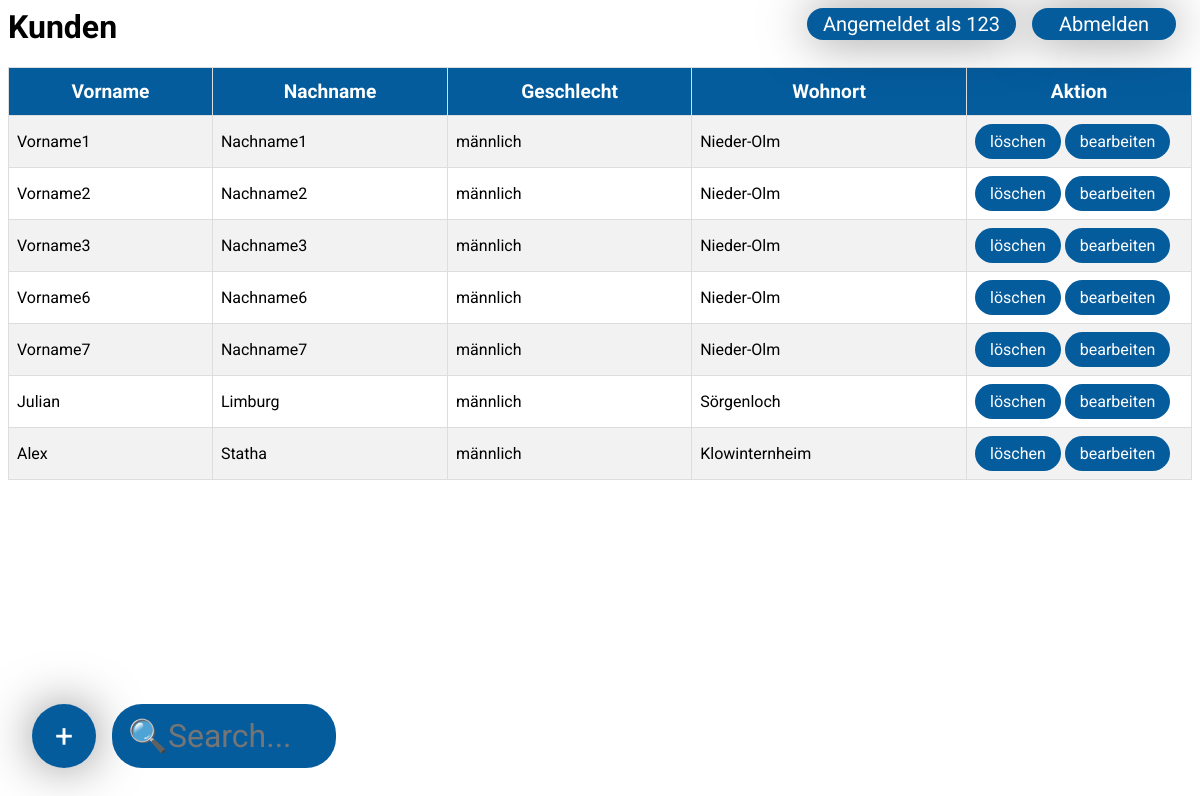
/output.php (signed in), run on the app's committed database.
### tables this page shows
CREATE TABLE `personen` (
  `P_ID` int(11) NOT NULL,
  `Nachname` varchar(255) NOT NULL,
  `Vorname` varchar(255) NOT NULL,
  `Geschlecht` varchar(255) NOT NULL,
  `Wohnort` varchar(255) NOT NULL
);

### output.php (the view, shortened to what this page needs)
<?php
    include "datenbank.php";
?>
<!DOCTYPE html>
<html lang="en">
<head>
    <link rel="stylesheet" href="style.css">
</head>
<body>
    <?php
    include "accoutbutton.php";
    $search = $_GET["search"] ?? null;
    ?>
    <a href="input.php" id="plus" class='a'>+</a>
    <form action="output.php" method="get">
        <input type="search1" name="search" placeholder="🔍Search..." value="<?php echo $search; ?>">
    </form>
    <?php
    if (isset($search)) {
        $t = $search;
        $search = 'LOWER("%' . $search . '%")';
        $sql = " SELECT * FROM personen WHERE (LOWER(Nachname) LIKE $search) OR (LOWER(Vorname) LIKE $search) OR (LOWER(Geschlecht) LIKE $search) OR (LOWER(Wohnort) LIKE $search) ";
        $titel = "Kunden, Suche: $t";
        echo "<a href='output.php' id='exit' class='a'>X</a> ";
    } else {
        $sql = " SELECT * from personen ";
        $titel = "Kunden";
    }
    $ergebnis = mysqli_query($con, $sql) or die(mysqli_error($con));
    echo "<h1> $titel</h1>";
    echo '    <table class="customers">
            <tr>
                <th> Vorname </th>
                <th> Nachname </th>
                <th> Geschlecht </th>
                <th> Wohnort </th>
                <th id="aktion"> Aktion </th>
            </tr>';
    while ($row = mysqli_fetch_array($ergebnis)) {
        $Vorname = $row['Vorname'];
        $Nachname = $row['Nachname'];
        $Geschlecht = $row['Geschlecht'];
        $Wohnort = $row['Wohnort'];;
        echo "
                <tr>
                    <td> $Vorname </td>
                    <td> $Nachname </td>
                    <td> $Geschlecht </td>
                    <td> $Wohnort </td>
                    <td> <a href='bestätigung.php?action=löschen&id_kunden=" . $row['P_ID'] . "' class='a'>löschen</a>
                    <a href='bearbeiten.php?action=bearbeiten&id_kunden=" . $row['P_ID'] . "' class='a'>bearbeiten</a> </td></td>
                </tr> ";
    }
    ?>
    </table>
</body>
</html>

### datenbank.php (shortened to what this page needs)
<head>
</head>

### accoutbutton.php (shortened to what this page needs)
<!DOCTYPE html>
<html lang="en">
<head>
    <link rel="stylesheet" href="style.css">
</head>
<body>
    <p class="Account">Angemeldet als <?php echo "$_SESSION[Benutzername]"; ?></p>
    <a href="abmelden_confirm.php" id="abmelden">Abmelden</a>
</body>
</html>

### style.css (style rules this page uses)
* { font-family: "Roboto", sans-serif; }
.customers { border-collapse: collapse; width: 100%; }
.customers td, .customers th { border: 1px solid #ddd; padding: 8px; }
.customers tr:nth-child(even) { background-color: #f2f2f2; }
.customers th { text-align: center; font-weight: bold; font-size: larger; padding-top: 12px; padding-bottom: 12px; background-color: #055c9d; color: white; }
#aktion { width: 13rem; }
.a:link, .a:visited { background-color: #055c9d; color: white; padding: 8px 15px; text-align: center; text-decoration: none; display: inline-block; border-radius: 30px; }
body { position: relative; }
#plus { bottom: 2rem; left: 2rem; width: 0rem; height: 0rem; position: fixed; background-color: #055c9d; color: white; padding: 2rem; border-radius: 50%; display: flex; align-items: center; justify-content: center; font-size: 2rem; user-select: none; box-shadow: 0px 0px 49px -2px rgba(0, 0, 0, 0.5); -webkit-box-shadow: 0px 0px 49px -2px rgba(0, 0, 0, 0.5); text-align: none; }
table td > *, td { font-size: 1em; }
input[type="search1"] { bottom: 2rem; left: 7rem; width: 14rem; height: 4rem; border: none; border-radius: 30px; font-size: 16px; color: white; background-color: #055c9d; background-position: 10px 10px; background-repeat: no-repeat; padding: 8px 15px; -webkit-transition: width 0.4s ease-in-out; transition: width 0.4s ease-in-out; z-index: 100; font-size: 2rem; position: fixed; border: none; padding-left: 1rem; }
#abmelden { right: 1rem; width: 7rem; height: 0rem; position: absolute; top: 0rem; background-color: #055c9d; color: white; padding: 1rem; display: flex; align-items: center; justify-content: center; font-size: 20px; user-select: none; box-shadow: 0px 0px 49px -2px rgba(0, 0, 0, 0.5); z-index: 102; text-align: center; text-decoration: none; border-radius: 50px; }
p.Account { right: 11rem; width: auto; height: 0rem; position: absolute; top: -20px; background-color: #055c9d; color: white; padding: 1rem; display: flex; align-items: center; justify-content: center; font-size: 20px; user-select: none; box-shadow: 0px 0px 49px -2px rgba(0, 0, 0, 0.5); z-index: 102; text-align: center; text-decoration: none; border-radius: 50px; }

### data on the page
personen: Vorname "Vorname1", Nachname "Nachname1", Geschlecht "männlich", Wohnort "Nieder-Olm"
personen: Vorname "Vorname2", Nachname "Nachname2", Geschlecht "männlich", Wohnort "Nieder-Olm"
personen: Vorname "Vorname3", Nachname "Nachname3", Geschlecht "männlich", Wohnort "Nieder-Olm"
personen: Vorname "Vorname6", Nachname "Nachname6", Geschlecht "männlich", Wohnort "Nieder-Olm"
personen: Vorname "Vorname7", Nachname "Nachname7", Geschlecht "männlich", Wohnort "Nieder-Olm"
personen: Vorname "Julian", Nachname "Limburg", Geschlecht "männlich", Wohnort "Sörgenloch"
personen: Vorname "Alex", Nachname "Statha", Geschlecht "männlich", Wohnort "Klowinternheim"

### other printed values
$_SESSION[Benutzername] "123"
$titel "Kunden"
